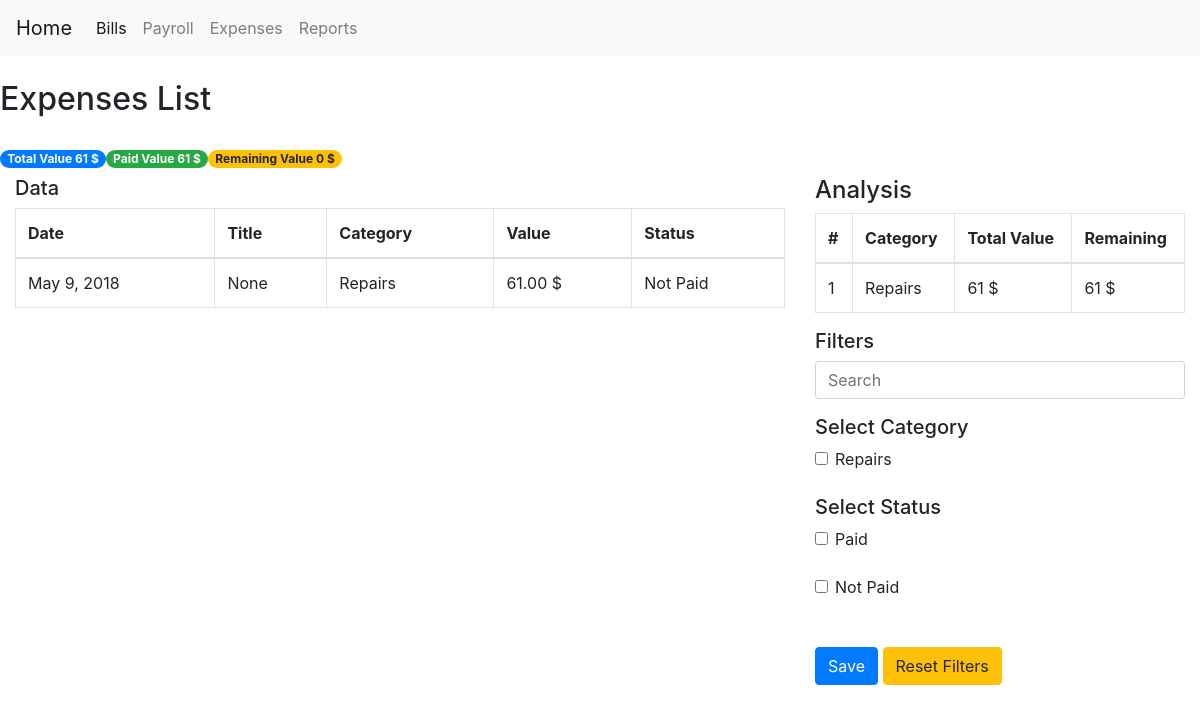
The page /expenses/ on the database its author committed.
### expenses/models.py (models this page shows, shortened)
class DefaultExpenseModel(models.Model):
    title = models.CharField(max_length=100, blank=True, null=True)
    date_expired = models.DateField()
    final_value = models.DecimalField(default=0, decimal_places=2, max_digits=20)
    paid_value = models.DecimalField(default=0, decimal_places=2, max_digits=20)
    is_paid = models.BooleanField(default=False)
    payment_method = models.ForeignKey(PaymentMethod, null=True, on_delete=models.SET_NULL)
    objects = models.Manager()
    my_query = GeneralManager()
    class Meta:
        abstract = True
    def tag_final_value(self):
        return f'{self.final_value} {CURRENCY}'
    tag_final_value.short_description = 'Value'
    def tag_is_paid(self):
        return 'Is Paid' if self.is_paid else 'Not Paid'
    tag_is_paid.short_description = 'Paid'
    @staticmethod
    def analysis(queryset):
        total_value = queryset.aggregate(Sum('final_value'))['final_value__sum'] if queryset else 0
        paid_value = queryset.filter(is_paid=False).aggregate(Sum('final_value'))['final_value__sum']\
            if queryset.filter(is_paid=False) else 0
        diff = total_value - paid_value
        category_analysis = queryset.values('category__title').annotate(total_value=Sum('final_value'),
                                                                       remaining=Sum(F('final_value')-F('paid_value'))
                                                                       ).order_by('remaining')
        return [total_value, paid_value, diff, category_analysis]
    @staticmethod
    def filters_data(request, queryset):
        search_name = request.GET.get('search_name', None)
        cate_name = request.GET.getlist('cate_name', None)
        paid_name = request.GET.getlist('paid_name', None)
        person_name = request.GET.getlist('person_name', None)
        queryset = queryset.filter(title__icontains=search_name) if search_name else queryset
        queryset = queryset.filter(category__id__in=cate_name) if cate_name else queryset
        queryset = queryset.filter(is_paid=True) if 'paid' == paid_name else queryset.filter(is_paid=False)\
            if 'not_paid' == paid_name else queryset
        if person_name:
            try:
                queryset = queryset.filter(person__id__in=person_name)
            except:
                queryset = queryset
        return queryset

class GenericExpense(DefaultExpenseModel):
    category = models.ForeignKey(GenericExpenseCategory, null=True, on_delete=models.SET_NULL,
                                 related_name='category_expenses')
    class Meta:
        verbose_name_plural = '7. Generic Expenses'
        ordering = ['-date_expired']
    def tag_category(self):
        return f'{self.category}'

class GenericExpenseCategory(models.Model):
    title = models.CharField(unique=True, max_length=150)
    balance = models.DecimalField(default=0, max_digits=20, decimal_places=2)
    class Meta:
        verbose_name_plural = '6. Expense Category'
    def __str__(self):
        return self.title
    def tag_balance(self):
        return f'{self.balance} {CURRENCY}'
    tag_balance.short_description = 'Value'

### expenses/views.py (the view)
# urls.py: path('expenses/', ExpensesListView.as_view(), name='expenses_view'),
class ExpensesListView(ListView):
    model = GenericExpense
    template_name = 'page_list.html'
    paginate_by = 100
    def get_queryset(self):
        queryset = GenericExpense.objects.all()
        queryset = GenericExpense.filters_data(self.request, queryset)
        return queryset
    def get_context_data(self, **kwargs):
        context = super(ExpensesListView, self).get_context_data(**kwargs)
        page_title = 'Expenses List'
        categories = GenericExpenseCategory.objects.all()
        search_name, cate_name, paid_name = [self.request.GET.get('search_name', None),
                                             self.request.GET.getlist('cate_name', None),
                                             self.request.GET.getlist('paid_name')
                                             ]
        total_value, paid_value, diff, category_analysis = GenericExpense.analysis(self.object_list)
        currency = CURRENCY
        context.update(locals())
        return context

### expenses/templates/page_list.html (shortened to what this page needs)
{% extends "index.html" %}
{% block container %}
    <div class="row">
        <h2 class="center">{{ page_title }}</h2>
    </div>
        <br>
    <div class="row">
        <label class="badge badge-pill badge-primary">Total Value {{ total_value }} {{ currency }}</label>
        <label class="badge badge-pill badge-success">Paid Value {{ paid_value }} {{ currency }}</label>
        <label class="badge badge-pill badge-warning">Remaining Value {{ diff }} {{ currency }}</label>
    </div>
    <div class="row">
        <div class="col-8">
            <h5>Data</h5>
            <table class="table table-bordered">
                <thead>
                    <tr>
                        <th>Date</th>
                        <th>Title</th>
                        <th>Category</th>
                        <th>Value</th>
                        <th>Status</th>
                    </tr>
                </thead>
                <tbody>
                    {% for order in object_list %}
                    <tr>
                        <td>{{ order.date_expired|date }}</td>
                        <td>{{ order.title }}</td>
                        <td>{{ order.tag_category }}</td>
                        <td>{{ order.tag_final_value }}</td>
                        <td>{{ order.tag_is_paid }}</td>
                    </tr>
                    {% empty %}
                        <tr></tr>
                    {% endfor %}
                </tbody>
            </table>
        </div>
        <div class="col-4">
            <h4>Analysis</h4>
            <table class="table table-bordered">
                <thead>
                    <tr>
                        <th>#</th>
                        <th>Category</th>
                        <th>Total Value</th>
                        <th>Remaining</th>
                    </tr>
                </thead>
                <tbody>
                    {% for category in category_analysis %}
                        <tr>
                            <td>{{ forloop.counter }}</td>
                            <td>{{ category.category__title }}</td>
                            <td>{{ category.total_value }} {{ currency }}</td>
                            <td>{{ category.remaining }} {{ currency }}</td>
                        </tr>
                    {% empty %}
                        <tr>
                            <td colspan="4">No data</td>
                        </tr>
                    {% endfor %}
                </tbody>
            </table>
            <h5>Filters</h5>
            <form method="get">
                <div class="form-group">
                    <input class="form-control"
                           name="search_name"
                           {% if search_name %}
                            value="{{ search_name }}" placeholder="{{ search_name }}"
                           {% else %}
                            placeholder="Search"
                           {% endif %}
                    >
                </div>
                {% if categories %}
                    <h5>Select Category</h5>
                    {% for category in categories %}
                        <div class="form-check">
                            <input class="form-check-input"
                                   type="checkbox"
                                   name="cate_name"
                                   value="{{ category.id }}"
                                   id="cate_id_{{ category.id }}"
                            >
                            <label class="form-check-label" for="cate_id_{{ category.id }}">{{ category }}</label>
                        </div>
                    {% endfor %}
                {% endif %}
                <br>
                <h5>Select Status</h5>
                <div class="form-check">
                    <input class="form-check-input"
                           type="checkbox"
                           name="paid_name"
                           value="paid"
                           id="paid_"
                    >
                    <label class="form-check-label" for="paid_">Paid</label>
                </div>
                <br>
                <div class="form-check">
                    <input class="form-check-input"
                           type="checkbox"
                           name="paid_name"
                           value="not_paid"
                           id="not_paid_"
                    >
                    <label class="form-check-label" for="not_paid_">Not Paid</label>
                </div>
                <br> <br>
                <button type="submit" class="btn btn-primary">Save</button>
                <a href="{{ request.path }}" class="btn btn-warning">Reset Filters</a>
            </form>
        </div>
    </div>
{% endblock %}

### rows shown on the page
GenericExpense: date_expired "May 9, 2018", title "None", tag_category "Repairs", tag_final_value "61.00 $", tag_is_paid "Not Paid"
GenericExpenseCategory: category__title "Repairs", total_value "61", currency "$", remaining "61", title "Repairs"

### other values the page prints
{{ page_title }} "Expenses List"
{{ total_value }} "61"
{{ currency }} "$"
{{ paid_value }} "61"
{{ diff }} "0"
